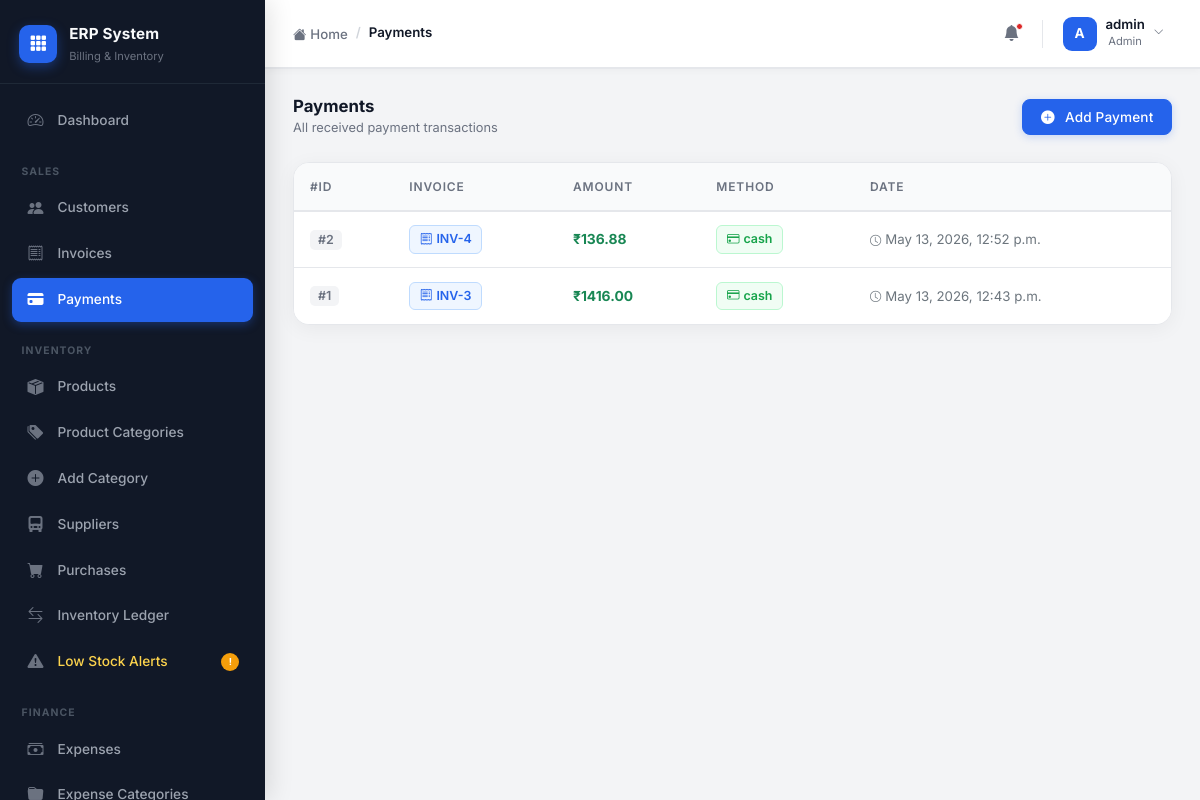
Screenshot of /payments/ (signed in) with the database file from the repository.
### accounts/models.py (models this page shows)
class CustomUser(AbstractUser):
    ROLE_CHOICES = (
        ('admin', 'Admin'),
        ('staff', 'Staff'),
        ('accountant', 'Accountant'),
    )
    role = models.CharField(max_length=20, choices=ROLE_CHOICES, default='staff')
    phone = models.CharField(max_length=15, blank=True, null=True)

### payments/models.py (models this page shows, shortened)
class CustomerPayment(models.Model):
    PAYMENT_METHODS = (
        ('cash', 'Cash'),
        ('upi', 'UPI'),
        ('bank', 'Bank Transfer'),
        ('card', 'Card'),
    )
    invoice = models.ForeignKey(
        Invoice,
        on_delete=models.CASCADE,
        related_name='payments'
    )
    amount = models.DecimalField(
        max_digits=12,
        decimal_places=2
    )
    payment_method = models.CharField(
        max_length=20,
        choices=PAYMENT_METHODS
    )
    reference_number = models.CharField(
        max_length=100,
        blank=True,
        null=True
    )
    note = models.TextField(
        blank=True,
        null=True
    )
    received_by = models.ForeignKey(
        CustomUser,
        on_delete=models.SET_NULL,
        null=True
    )
    created_at = models.DateTimeField(
        auto_now_add=True
    )
    class Meta:
        ordering = ['-created_at']

### invoices/models.py (models this page shows, shortened)
class Invoice(models.Model):
    STATUS_CHOICES = (
        ('paid', 'Paid'),
        ('unpaid', 'Unpaid'),
        ('partial', 'Partial Payment'),
    )
    customer = models.ForeignKey(
        Customer,
        on_delete=models.CASCADE
    )
    created_by = models.ForeignKey(
        CustomUser,
        on_delete=models.SET_NULL,
        null=True,
        blank=True
    )
    date = models.DateTimeField(
        auto_now_add=True
    )
    total_amount = models.DecimalField(
        max_digits=12,
        decimal_places=2,
        default=0
    )
    gst_amount = models.DecimalField(
        max_digits=12,
        decimal_places=2,
        default=0
    )
    grand_total = models.DecimalField(
        max_digits=12,
        decimal_places=2,
        default=0
    )
    status = models.CharField(
        max_length=20,
        choices=STATUS_CHOICES,
        default='unpaid'
    )
    class Meta:
        ordering = ['-id']

### payments/views.py (the view)
@login_required
@accountant_required
def payment_list(request):
    payments = CustomerPayment.objects.select_related(
        'invoice',
        'received_by'
    )
    return render(
        request,
        'payments/payment_list.html',
        {
            'payments': payments
        }
    )

### templates/payments/payment_list.html (shortened to what this page needs)
{% extends 'layouts/admin_base.html' %}
{% block breadcrumb %}<li class="breadcrumb-item active">Payments</li>{% endblock %}
{% block admin_content %}
<div class="section-header mb-4">
    <div>
        <h5>Payments</h5>
        <div class="subtitle">All received payment transactions</div>
    </div>
    <a href="{% url 'create_payment' %}" class="btn btn-primary">
        <i class="bi bi-plus-circle-fill me-1"></i>Add Payment
    </a>
</div>
<div class="erp-table-wrap">
    <div class="table-responsive">
        <table class="table erp-table">
            <thead>
                <tr>
                    <th>#ID</th>
                    <th>Invoice</th>
                    <th>Amount</th>
                    <th>Method</th>
                    <th>Date</th>
                </tr>
            </thead>
            <tbody>
            {% for payment in payments %}
            <tr>
                <td><span class="idx-badge">#{{ payment.id }}</span></td>
                <td>
                    <span class="inv-chip">
                        <i class="bi bi-receipt me-1"></i>INV-{{ payment.invoice.id }}
                    </span>
                </td>
                <td><strong class="text-success">₹{{ payment.amount }}</strong></td>
                <td>
                    <span class="method-chip">
                        <i class="bi bi-credit-card me-1"></i>{{ payment.payment_method }}
                    </span>
                </td>
                <td>
                    <span class="text-secondary" style="font-size:.83rem;">
                        <i class="bi bi-clock me-1" style="font-size:.7rem;"></i>{{ payment.created_at }}
                    </span>
                </td>
            </tr>
            {% endfor %}
            </tbody>
        </table>
    </div>
</div>
{% endblock %}

### templates/layouts/admin_base.html (shortened to what this page needs)
{% extends 'base.html' %}
{% block content %}
<div class="erp-shell">
    <aside class="erp-sidebar" id="erpSidebar">
        <div class="sidebar-logo">
            <div class="logo-icon">
                <i class="bi bi-grid-3x3-gap-fill"></i>
            </div>
            <div class="logo-text">
                <span class="logo-name">ERP System</span>
                <span class="logo-sub">Billing & Inventory</span>
            </div>
        </div>
        <nav class="sidebar-nav" id="sidebarNav">
            <a href="{% url 'admin_dashboard' %}"
               class="nav-item {% if request.resolver_match.url_name == 'admin_dashboard' %}active{% endif %}">
                <span class="nav-icon"><i class="bi bi-speedometer2"></i></span>
                <span class="nav-label">Dashboard</span>
            </a>
            <div class="nav-section-label">Sales</div>
            <a href="{% url 'customer_list' %}"
               class="nav-item {% if 'customer' in request.resolver_match.url_name %}active{% endif %}">
                <span class="nav-icon"><i class="bi bi-people-fill"></i></span>
                <span class="nav-label">Customers</span>
            </a>
            <a href="{% url 'invoice_list' %}"
               class="nav-item {% if 'invoice' in request.resolver_match.url_name %}active{% endif %}">
                <span class="nav-icon"><i class="bi bi-receipt"></i></span>
                <span class="nav-label">Invoices</span>
            </a>
            {% if request.user.role == 'admin' or request.user.role == 'accountant' %}
            <a href="{% url 'payment_list' %}"
               class="nav-item {% if 'payment' in request.resolver_match.url_name %}active{% endif %}">
                <span class="nav-icon"><i class="bi bi-credit-card-fill"></i></span>
                <span class="nav-label">Payments</span>
            </a>
            {% endif %}
            <div class="nav-section-label">Inventory</div>
            <a href="{% url 'product_list' %}"
               class="nav-item {% if request.resolver_match.url_name == 'product_list' %}active{% endif %}">
                <span class="nav-icon"><i class="bi bi-box-seam-fill"></i></span>
                <span class="nav-label">Products</span>
            </a>
            {% if request.user.role == 'admin' %}
            <a href="{% url 'category_list' %}"
               class="nav-item {% if 'category' in request.resolver_match.url_name %}active{% endif %}">
                <span class="nav-icon"><i class="bi bi-tags-fill"></i></span>
                <span class="nav-label">Product Categories</span>
            </a>
            <a href="{% url 'add_category' %}"
               class="nav-item {% if request.resolver_match.url_name == 'add_category' %}active{% endif %}">
                <span class="nav-icon"><i class="bi bi-plus-circle-fill"></i></span>
                <span class="nav-label">Add Category</span>
            </a>
            <a href="{% url 'supplier_list' %}"
               class="nav-item {% if 'supplier' in request.resolver_match.url_name %}active{% endif %}">
                <span class="nav-icon"><i class="bi bi-truck-front-fill"></i></span>
                <span class="nav-label">Suppliers</span>
            </a>
            <a href="{% url 'purchase_list' %}"
               class="nav-item {% if 'purchase' in request.resolver_match.url_name %}active{% endif %}">
                <span class="nav-icon"><i class="bi bi-cart-fill"></i></span>
                <span class="nav-label">Purchases</span>
            </a>
            {% endif %}
            <a href="{% url 'stock_movement_list' %}"
               class="nav-item {% if 'stock' in request.resolver_match.url_name %}active{% endif %}">
                <span class="nav-icon"><i class="bi bi-arrow-left-right"></i></span>
                <span class="nav-label">Inventory Ledger</span>
            </a>
            <a href="{% url 'product_list' %}" class="nav-item nav-warning">
                <span class="nav-icon"><i class="bi bi-exclamation-triangle-fill"></i></span>
                <span class="nav-label">Low Stock Alerts</span>
                <span class="nav-badge">!</span>
            </a>
            {% if request.user.role == 'admin' or request.user.role == 'accountant' %}
            <div class="nav-section-label">Finance</div>
            <a href="{% url 'expense_list' %}"
               class="nav-item {% if 'expense' in request.resolver_match.url_name %}active{% endif %}">
                <span class="nav-icon"><i class="bi bi-cash-stack"></i></span>
                <span class="nav-label">Expenses</span>
            </a>
            <a href="{% url 'expense_category_list' %}"
               class="nav-item {% if 'expense_category' in request.resolver_match.url_name %}active{% endif %}">
                <span class="nav-icon"><i class="bi bi-folder-fill"></i></span>
                <span class="nav-label">Expense Categories</span>
            </a>
            {% endif %}
        </nav>
    </aside>
    <div class="erp-main">
        <header class="erp-topbar">
            <div class="topbar-left">
                <nav aria-label="breadcrumb">
                    <ol class="breadcrumb mb-0">
                        <li class="breadcrumb-item">
                            <a href="{% url 'admin_dashboard' %}">
                                <i class="bi bi-house-fill me-1"></i>Home
                            </a>
                        </li>
                        {% block breadcrumb %}{% endblock %}
                    </ol>
                </nav>
            </div>
            <div class="topbar-right">
                <button class="topbar-icon-btn" title="Notifications">
                    <i class="bi bi-bell-fill"></i>
                    <span class="notif-dot"></span>
                </button>
                <div class="dropdown">
                    <button class="topbar-user-btn dropdown-toggle" data-bs-toggle="dropdown" aria-expanded="false">
                        <div class="topbar-avatar">
                            {{ request.user.username|slice:":1"|upper }}
                        </div>
                        <div class="topbar-user-info d-none d-sm-block">
                            <div class="topbar-username">{{ request.user.username }}</div>
                            <div class="topbar-userrole">{{ request.user.role|title }}</div>
                        </div>
                        <i class="bi bi-chevron-down topbar-chevron d-none d-sm-block"></i>
                    </button>
                </div>
            </div>
        </header>
        <main class="erp-page-content page-content">
            {% block admin_content %}{% endblock %}
        </main>
    </div>
</div>
{% endblock %}

### templates/base.html (style rules this page uses)
:root { --primary: #2563EB; --primary-hover: #1D4ED8; --primary-light: #EFF6FF; --sidebar-bg: #111827; --sidebar-hover: #1F2937; --sidebar-active: #1F2937; --success: #16A34A; --danger: #DC2626; --warning: #F59E0B; --bg: #F3F4F6; --card-bg: #FFFFFF; --text-primary: #111827; --text-secondary: #6B7280; --border: #E5E7EB; --shadow-card: 0 4px 20px rgba(0,0,0,0.05); --shadow-sidebar: 4px 0 24px rgba(0,0,0,0.12); --radius-sm: 8px; --radius-md: 12px; --radius-lg: 16px; --topbar-h: 68px; --sidebar-w: 265px; --transition: all 0.22s cubic-bezier(0.4,0,0.2,1); }
*, *::before, *::after { box-sizing: border-box; }
body { font-family: 'Inter', sans-serif; background: var(--bg); color: var(--text-primary); font-size: 0.9rem; line-height: 1.6; -webkit-font-smoothing: antialiased; }
h1,h2,h3,h4,h5,h6 { font-weight: 700; color: var(--text-primary); }
a { text-decoration: none; }
.page-content { animation: fadeInUp 0.35s ease forwards; }
.btn { font-family: 'Inter', sans-serif; font-weight: 500; font-size: 0.85rem; border-radius: var(--radius-sm); padding: 0.45rem 1.1rem; transition: var(--transition); display: inline-flex; align-items: center; gap: 0.4rem; letter-spacing: 0.01em; }
.btn-primary { background: var(--primary); border-color: var(--primary); color: #fff; box-shadow: 0 2px 8px rgba(37,99,235,0.22); }
.erp-table-wrap { background: var(--card-bg); border: 1px solid var(--border); border-radius: var(--radius-lg); box-shadow: var(--shadow-card); overflow: hidden; }
.table-responsive { overflow-x: auto; }
.erp-table { margin-bottom: 0; font-size: 0.865rem; }
.erp-table thead th { background: #F9FAFB; color: var(--text-secondary); font-weight: 600; font-size: 0.75rem; text-transform: uppercase; letter-spacing: 0.07em; border-bottom: 2px solid var(--border); border-top: none; padding: 0.85rem 1rem; white-space: nowrap; position: sticky; top: 0; z-index: 1; }
.erp-table tbody td { padding: 0.85rem 1rem; border-color: var(--border); vertical-align: middle; color: var(--text-primary); }
.erp-table tbody tr:last-child td { border-bottom: none; }
.section-header { display: flex; align-items: center; justify-content: space-between; margin-bottom: 1.5rem; flex-wrap: wrap; gap: 0.75rem; }
.section-header h5 { font-size: 1.05rem; font-weight: 700; margin: 0; color: var(--text-primary); }
.section-header .subtitle { font-size: 0.8rem; color: var(--text-secondary); margin-top: 0.1rem; }
.erp-topbar { height: var(--topbar-h); background: var(--card-bg); border-bottom: 1px solid var(--border); display: flex; align-items: center; justify-content: space-between; padding: 0 1.75rem; position: sticky; top: 0; z-index: 100; box-shadow: 0 1px 0 var(--border), 0 2px 8px rgba(0,0,0,0.04); }

### templates/payments/payment_list.html (style rules this page uses)
.idx-badge { font-size:.78rem;font-weight:600;color:var(--text-secondary);background:#F3F4F6;padding:.15rem .5rem;border-radius:5px }
.inv-chip { display:inline-flex;align-items:center;font-size:.78rem;font-weight:600;background:var(--primary-light);color:var(--primary);border:1px solid #BFDBFE;padding:.2rem .6rem;border-radius:6px }
.method-chip { display:inline-flex;align-items:center;font-size:.78rem;font-weight:600;background:#F0FDF4;color:var(--success);border:1px solid #BBF7D0;padding:.2rem .6rem;border-radius:6px }

### rows the page displays
CustomUser: user.username "A", user.username "admin", user.role "Admin"
CustomerPayment: id "2", invoice.id "4", amount "136.88", payment_method "cash", created_at "May 13, 2026, 12:52 p.m."
CustomerPayment: id "1", invoice.id "3", amount "1416.00", payment_method "cash", created_at "May 13, 2026, 12:43 p.m."
